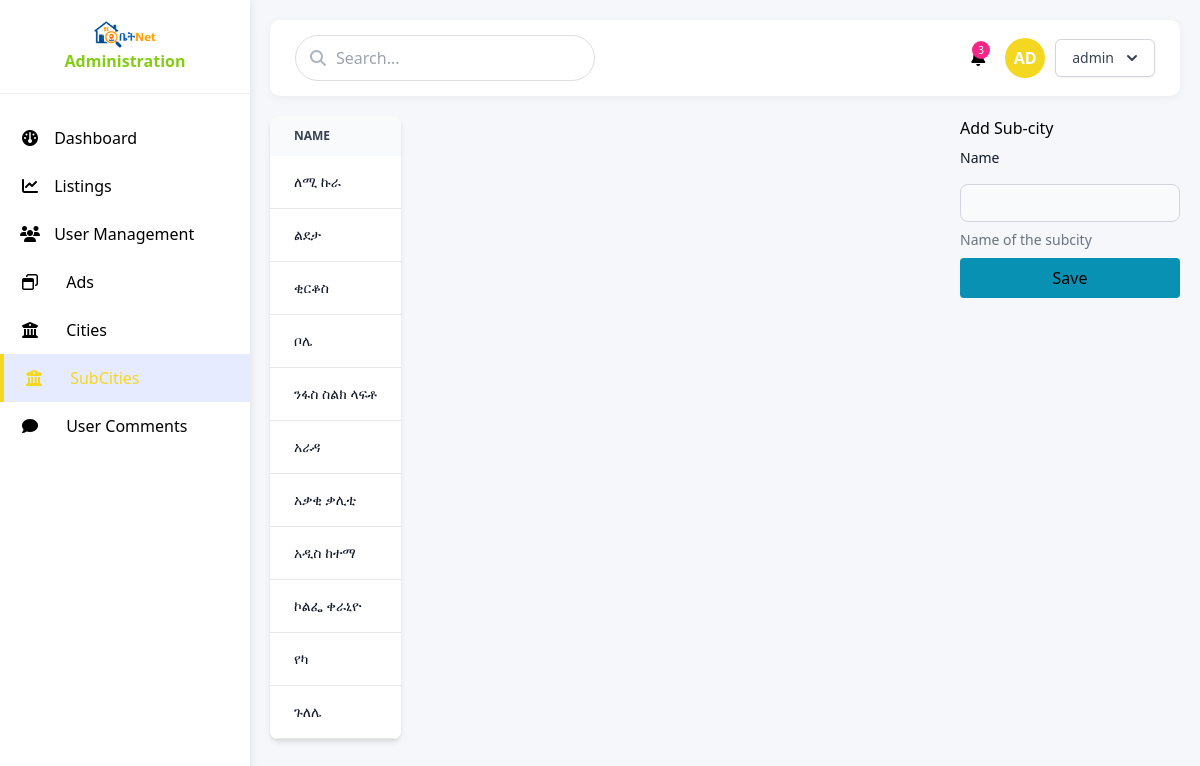
/admin-panel/subcities (signed in), run on the app's committed database.
### users/models.py (models this page shows, shortened)
class CustomUser(AbstractBaseUser):
    first_name = models.CharField(max_length=100, blank=True, null=True)
    last_name = models.CharField(max_length=100, blank=True, null=True)
    email = models.EmailField(unique=True)
    is_active = models.BooleanField(default=True)
    is_admin = models.BooleanField(default=False)
    is_staff = models.BooleanField(default=False)
    created_at = models.DateTimeField(auto_now_add=True)
    updated_at = models.DateTimeField(auto_now=True)
    objects = CustomUserManager()
    USERNAME_FIELD = 'email'

### listing/models.py (models this page shows, shortened)
class SubCity(models.Model):
    name = models.CharField(max_length=50)
    class Meta:
        db_table = 'subcities'

### admindashboard/views.py (the view)
# urls.py: path('subcities',  views.get_subcitiies,  name='admin-subcities'),
@staff_member_required
def get_subcitiies(request):
    subcities = SubCity.objects.all().order_by('name')
    return render(request,'admin/pages/subcities.html',{'subcities':subcities})

### templates/admin/pages/subcities.html (shortened to what this page needs)
{% extends "../layout.html" %}
{% block content %}
<div class=" flex justify-between">
    <div class=" z-50 relative overflow-x-auto shadow-md sm:rounded-lg">
        <table class="w-full text-sm text-left rtl:text-right text-gray-500 dark:text-gray-400">
            <thead class="text-xs text-gray-700 uppercase bg-gray-50 dark:bg-gray-700 dark:text-gray-400">
                <tr>
                    <th scope="col" class="px-6 py-3">
                         Name
                    </th>
                </tr>
            </thead>
            <tbody>
                {% for subc in subcities %}
                <tr class="bg-white border-b dark:bg-gray-800 dark:border-gray-700">
                    <th scope="row" class="px-6 py-4 font-medium text-gray-900 whitespace-nowrap dark:text-white">
                        {{subc.name}}
                    </th>
                </tr>
                {% endfor %}
            </tbody>
        </table>
    </div>
<form method="post" class=" flex flex-col gap-2" action="{% url 'admin-add-subcity' %}">
  <h4>Add Sub-city</h4>
  <label class="block mb-2 text-sm font-medium text-gray-900 dark:text-white" for="user_avatar">Name</label>
  <input name="name" class="block w-full text-sm p-2 text-gray-900 border border-gray-300 rounded-lg cursor-pointer bg-gray-50 dark:text-gray-400 focus:outline-none dark:bg-gray-700 dark:border-gray-600 dark:placeholder-gray-400" aria-describedby="ad-helper" type="text">
  <div class=" text-sm text-gray-500 dark:text-gray-300" id="ad-helper">Name of the subcity</div>
  <button class=" p-2 bg-cyan-600 focus:ring-2 focus:ring-cyan-200 rounded hover:bg-cyan-500">Save</button>
</form>
</div>
{% endblock content %}

### templates/admin/layout.html (shortened to what this page needs)
{% load static tailwind_tags %}
<!DOCTYPE html>
<html lang="en">
    <head>
        <link rel="stylesheet" href="https://cdnjs.cloudflare.com/ajax/libs/font-awesome/6.4.0/css/all.min.css">
        <link href="{% static 'fontawesomefree/css/fontawesome.css' %}" rel="stylesheet" type="text/css">
        <link href="{% static 'fontawesomefree/css/brands.css' %}" rel="stylesheet" type="text/css">
        <link href="{% static 'fontawesomefree/css/solid.css' %}" rel="stylesheet" type="text/css">
        {% tailwind_css %}
        <link href="https://cdn.jsdelivr.net/npm/tailwindcss@2.2.16/dist/tailwind.min.css" rel="stylesheet">
    </head>
<body>
    <div class="dashboard">
        <div class="sidebar">
            <div class="sidebar-header flex flex-col items-center">
                <img class="w-[4rem] object-cover flex-none" src="{% static 'logo.png' %}" alt="Listing Media">
                <span class=" text-lime-500 font-semibold">Administration</span>
            </div>
            <div class="sidebar-menu">
                <div class="menu-item {% url 'admin-dashboard' as dashboard_url %}{% if request.path == dashboard_url %}active{% endif %}">
                    <a href="{{dashboard_url}}">
                        <i class="fas fa-dashboard"></i>
                        <span>Dashboard</span>
                    </a>
                </div>
                <div class="menu-item {% url 'admin-listings' as listings_url %}{% if request.path == listings_url %}active{% endif %}">
                    <a href="{{ listings_url }}">
                        <i class="fas fa-chart-line"></i>
                        <span>Listings</span>
                    </a>
                </div>
                <div class="menu-item {% url 'admin-users' as users_url %}{% if request.path == users_url %}active{% endif %}">
                    <a href="{{ users_url }}">
                        <i class="fas fa-users"></i>
                        <span>User Management</span>
                    </a>
                </div>
                <div class="menu-item {% url 'admin-ads' as ads_url %}{% if request.path == ads_url %}active{% endif %}">
                    <a href="{{ ads_url }}">
                        <i class="fa fa-window-restore" aria-hidden="true"></i>
                        <span class="flex-1 ms-3 whitespace-nowrap">Ads</span>
                    </a>
                </div>
                <div class="menu-item {% url 'admin-cities' as cities_url %}{% if request.path == cities_url %}active{% endif %}">
                    <a href="{{ cities_url }}">
                        <i class="fa fa-university" aria-hidden="true"></i>
                        <span class="flex-1 ms-3 whitespace-nowrap">Cities</span>
                    </a>
                </div>
                <div class="menu-item {% url 'admin-subcities' as subcities_url %}{% if request.path == subcities_url %}active{% endif %}">
                    <a href="{{ subcities_url }}">
                        <i class="fa fa-university" aria-hidden="true"></i>
                        <span class="flex-1 ms-3 whitespace-nowrap">SubCities</span>
                    </a>
                </div>
                <div class="menu-item {% url 'admin-comments' as comments_url %}{% if request.path == comments_url %}active{% endif %}">
                    <a href="{{ comments_url }}">
                        <i class="fa fa-comment" aria-hidden="true"></i>
                        <span class="flex-1 ms-3 whitespace-nowrap">User Comments</span>
                    </a>
                </div>
            </div>
        </div>
        <div class="main-content">
            <div class="header">
                <div class="search-bar">
                    <i class="fas fa-search"></i>
                    <input type="text" placeholder="Search...">
                </div>
                <div class="user-actions">
                    <div class="notification">
                        <span class="notification-badge">3</span>
                    </div>
                    <div class="user-profile">
                        <div class="user-avatar">AD</div>
                        <div class=" ">
                            <div class="relative inline-block text-left">
                                <div>
                                  <button id="menu-button-mob" type="button" class="inline-flex justify-center w-full rounded-md border border-gray-300 shadow-sm px-4 py-2 bg-white text-sm font-medium text-gray-700 hover:bg-gray-50 focus:outline-none focus:ring-2 focus:ring-offset-2 focus:ring-offset-gray-100 focus:ring-lime-500"  aria-expanded="false" aria-haspopup="true">
                                    {{user.first_name}}
                                    <svg class="-mr-1 ml-2 h-5 w-5" xmlns="http://www.w3.org/2000/svg" viewBox="0 0 20 20" fill="currentColor" aria-hidden="true">
                                      <path fill-rule="evenodd" d="M5.293 7.293a1 1 0 011.414 0L10 10.586l3.293-3.293a1 1 0 111.414 1.414l-4 4a1 1 0 01-1.414 0l-4-4a1 1 0 010-1.414z" clip-rule="evenodd" />
                                    </svg>
                                  </button>
                                </div>
                            </div>
                        </div>
                    </div>
                </div>
            </div>
            {% block content %}
            {% endblock %}
        </div>
    </div>

### data on the page
CustomUser: first_name "admin"
SubCity: name "ለሚ ኩራ"
SubCity: name "ልደታ"
SubCity: name "ቂርቆስ"
SubCity: name "ቦሌ"
SubCity: name "ንፋስ ስልክ ላፍቶ"
SubCity: name "አራዳ"
SubCity: name "አቃቂ ቃሊቲ"
SubCity: name "አዲስ ከተማ"
SubCity: name "ኮልፌ ቀራኒዮ"
SubCity: name "የካ"
SubCity: name "ጉለሌ"
